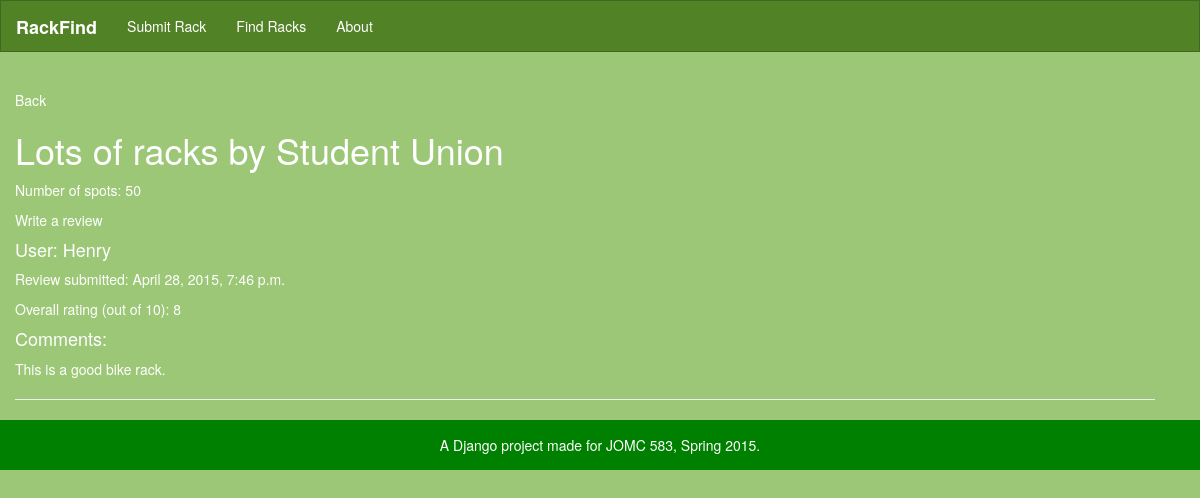
/detail/1, run on the app's committed database.
### parking/models.py (models this page shows, shortened)
class Rack(models.Model):
    lat = models.CharField(unique=False, max_length=50)
    lng = models.CharField(unique=False, max_length=50)
    description = models.CharField(unique=False, max_length=1000)
    capacity = models.IntegerField (max_length=3, null='True')
    covered = models.BooleanField (default=False)
    intended = models.BooleanField (default=True)
    class Meta(object):
        verbose_name_plural = "racks"
        ordering = ('lat', 'lng', 'description', 'capacity', 'covered', 'intended')

class Review(models.Model):
    username = models.CharField(unique=False, max_length=50)
    rating = models.IntegerField(max_length=1, null='True')
    review = models.CharField(unique=False, max_length=1000)
    crime = models.BooleanField(default=False)
    rack = models.ForeignKey(Rack)
    date_created = models.DateTimeField(default=timezone.now, auto_now_add=True)
    class Meta(object):
        verbose_name_plural = "reviews"
        ordering = ('username', 'rating', 'review')

### parking/views.py (the view)
# urls.py: url(r'^detail/(?P<pk>\d+)$', 'parking.views.detail', name='detail'),
def detail (request, pk):
    rack = get_object_or_404(Rack, id=pk)
    reviews = rack.review_set.all()
    return render(request, "parking/rack.html", {
        'rack': rack,
        'reviews': reviews
    })

### parking/templates/parking/rack.html (shortened to what this page needs)
{% extends 'base.html' %}
{% load static from staticfiles %}
{% block content %}
<a href="{%url 'find' %}">Back</a>
<h1>{{ rack.description }}</h1>
<p>Number of spots: {{ rack.capacity }}</p>
<p><a href="{% url 'review' rack.id %}">Write a review</a></p>
{% for review in reviews %}
    <h4>User: {{ review.username }}</h4>
{% load tz %}
{% localtime on %}
    <p>Review submitted: {{ review.date_created }}</p>
{% endlocaltime %}
    <p>Overall rating (out of 10): {{ review.rating}} </p>
    <h4>Comments:</h4>
    <p>{{ review.review }}</p>
    <hr>
{% endfor %}
{% endblock %}

### data on the page
Rack: description "Lots of racks by Student Union", capacity "50"
Review: username "Henry", date_created "April 28, 2015, 7:46 p.m.", rating "8", review "This is a good bike rack."
